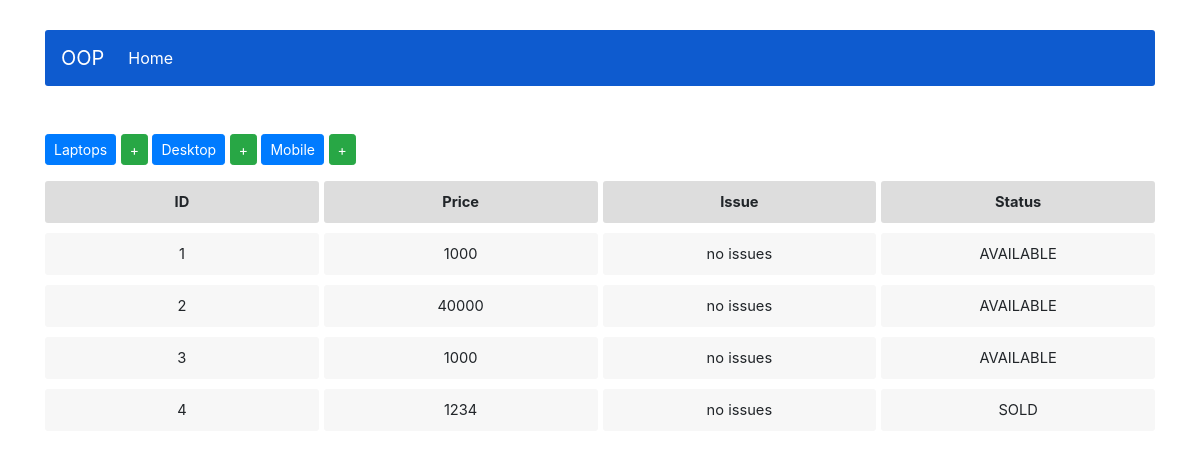
The page /displayLaptops on the database its author committed.
### inventory/models.py (models this page shows, shortened)
class Device(models.Model):
    ltype = models.CharField(max_length=100,blank=False)
    price = models.IntegerField()
    choices = (
        ('AVAILABLE','Item is available for purchas'),
        ('SOLD','This item cannot be purchased'),
        ('RESTOCKING','Item is on restocking')
    )
    status = models.CharField(max_length=10,choices=choices,default='SOLD')
    issues = models.CharField(max_length=100,default='no issues')
    class Meta:
        abstract = True

class Laptop(Device):
    pass

### inventory/views.py (the view)
# urls.py: url(r'^displayLaptops$',displayLaptops,name='displayLaptops'),
def displayLaptops(request):
    items = Laptop.objects.all()
    context = {
        'items':items,
    }
    return render(request, 'index.html',context)

### inventory/templates/index.html
{% extends 'base.html' %}
{% block body %}
<div class="button-group mt-5 mb-3">
    <a href="{% url 'displayLaptops' %}" class="btn btn-primary btn-sm" role="button">Laptops</a>
    <a href="{% url 'add_laptop' %}" class="btn btn-success btn-sm" role="button">+</a>
    <a href="{% url 'displayDesktop' %}" class="btn btn-primary btn-sm" role="button">Desktop</a>
    <a href="{% url 'add_desktop' %}" class="btn btn-success btn-sm" role="button">+</a>
    <a href="{% url 'displayMobile' %}" class="btn btn-primary btn-sm" role="button">Mobile</a>
    <a href="{% url 'add_mobile' %}" class="btn btn-success btn-sm" role="button">+</a>
</div>
<ul class="list-title">
    <li>ID</li>
    <li>Price</li>
    <li>Issue</li>
    <li>Status</li>
</ul>
{% for item in items %}
<ul class="list-content ">
    <li>{{ item.pk }}</li>
    <li>{{ item.price }}</li>
    <li>{{ item.issues }}</li>
    <li>{{ item.status }}</li>
</ul>
{% endfor %}
{% endblock %}

### inventory/static/css/style.css (style rules this page uses)
.list-title { display:flex; list-style-type: none; padding:0; margin:0; margin-bottom: 10px; }
.list-title li { width: 100%; text-align: center; font-size: 11pt; font-weight: bold; border-radius: 3px; background-color: rgb(221, 221, 221); padding: 10px }
.list-title li:not(:last-child) { margin-right: 5px; }
.list-content { display:flex; list-style-type: none; padding:0; margin:0; margin-bottom: 10px; }
.list-content li { width: 100%; text-align: center; font-size: 11pt; border-radius: 3px; background-color: rgb(247, 247, 247); padding: 10px }
.list-content li:not(:last-child) { margin-right: 5px; }

### rows shown on the page
Laptop: pk "1", price "1000", issues "no issues", status "AVAILABLE"
Laptop: pk "2", price "40000", issues "no issues", status "AVAILABLE"
Laptop: pk "3", price "1000", issues "no issues", status "AVAILABLE"
Laptop: pk "4", price "1234", issues "no issues", status "SOLD"
